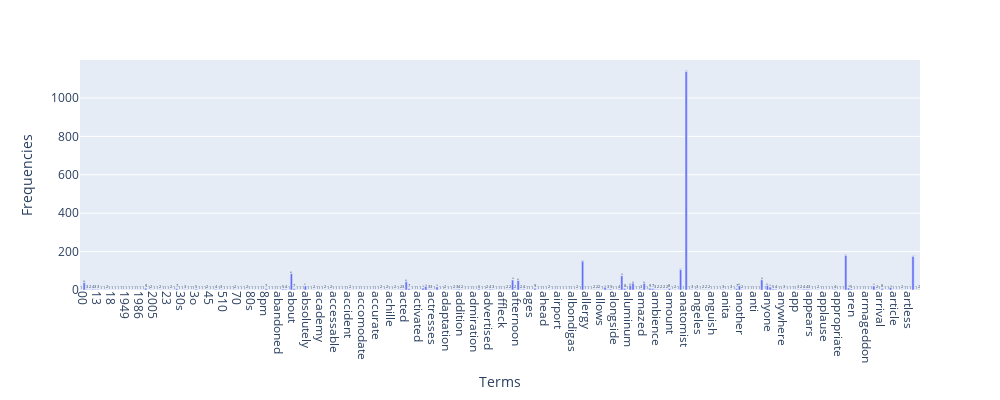

The notebook cell saved with this chart:
### Markdown cell above
### exercise 13

### Code cell
import plotly.express as px

x_data = count_vect.get_feature_names_out()[:300]
term_frequencies = np.asarray(data_counts.sum(axis=0))[0]
y_data = term_frequencies[:300]

fig = px.bar(x=x_data, y=y_data, text=y_data, labels={'x': 'Terms', 'y': 'Frequencies'})

fig.update_xaxes(tickangle=90)
fig.update_layout(width=1000, height=400)
fig.show()

### Figure 1 — Plotly figure (JSON) as saved in the notebook; plotly's stock layout.template omitted (floating-point values rounded to 4 significant figures; data arrays with more than 128 entries replaced by an {"elided": "..."} marker saying what was removed)
{"data": [{"alignmentgroup": "True", "hovertemplate": "Terms=%{x}<br>Frequencies=%{y}<br>text=%{text}<extra></extra>", "legendgroup": "", "marker": {"color": "#636efa", "pattern": {"shape": ""}}, "name": "", "offsetgroup": "", "orientation": "v", "showlegend": false, "text": {"elided": "300 int values"}, "textposition": "auto", "type": "bar", "x": {"elided": "300 str values"}, "xaxis": "x", "y": {"elided": "300 int values"}, "yaxis": "y"}], "layout": {"barmode": "relative", "height": 400, "legend": {"tracegroupgap": 0}, "margin": {"t": 60}, "width": 1000, "xaxis": {"anchor": "y", "domain": [0, 1], "tickangle": 90, "title": {"text": "Terms"}}, "yaxis": {"anchor": "x", "domain": [0, 1], "title": {"text": "Frequencies"}}}}
